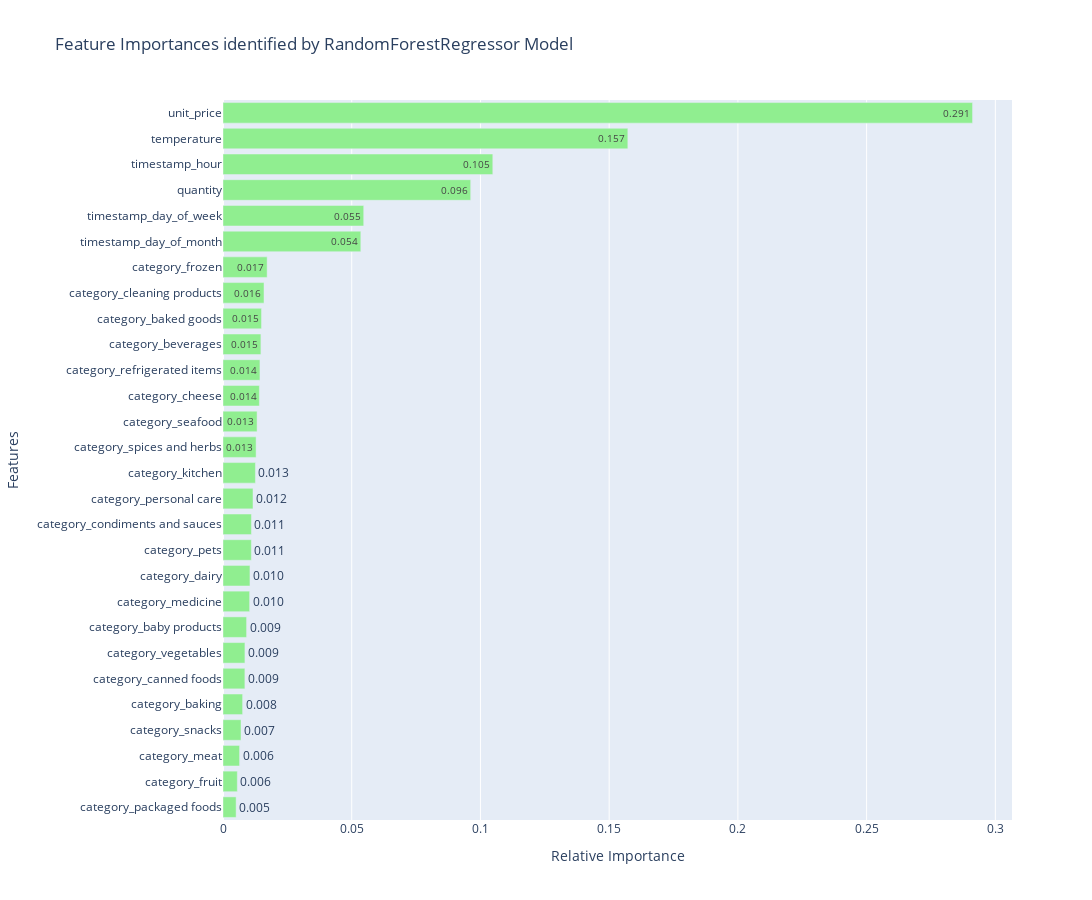

This figure's notebook cell:
### Markdown cell above
### 6. Visualizing the feature importances of the above RandomForestRegressor model

### Code cell
features = [i.split("__")[0] for i in x.columns]
importances = model.feature_importances_
indices = np.argsort(importances)

fig = go.Figure()

fig.add_trace(go.Bar(
    y=[features[i] for i in indices],
    x=importances[indices],
    text=[f'{imp:.3f}' for imp in importances[indices]],
    textposition='auto',  # Display text inside bars
    orientation='h',
    marker=dict(color='lightgreen'),
))

fig.update_layout(
    title='Feature Importances identified by RandomForestRegressor Model',
    yaxis=dict(title='Features'),
    xaxis=dict(title='Relative Importance'),
    height=900,
    width=1300,
)

fig.show()

### Figure 1 — Plotly figure (JSON) as saved in the notebook; plotly's stock layout.template omitted (floating-point values rounded to 4 significant figures)
{"data": [{"marker": {"color": "lightgreen"}, "orientation": "h", "text": ["0.005", "0.006", "0.006", "0.007", "0.008", "0.009", "0.009", "0.009", "0.010", "0.010", "0.011", "0.011", "0.012", "0.013", "0.013", "0.013", "0.014", "0.014", "0.015", "0.015", "0.016", "0.017", "0.054", "0.055", "0.096", "0.105", "0.157", "0.291"], "textposition": "auto", "type": "bar", "x": [0.005099, 0.005565, 0.006435, 0.006999, 0.00762, 0.008502, 0.008518, 0.009163, 0.01035, 0.01047, 0.01102, 0.01105, 0.01165, 0.0126, 0.01286, 0.01324, 0.01414, 0.01435, 0.01472, 0.01497, 0.01593, 0.01715, 0.05353, 0.05466, 0.09621, 0.1048, 0.1573, 0.2911], "y": ["category_packaged foods", "category_fruit", "category_meat", "category_snacks", "category_baking", "category_canned foods", "category_vegetables", "category_baby products", "category_medicine", "category_dairy", "category_pets", "category_condiments and sauces", "category_personal care", "category_kitchen", "category_spices and herbs", "category_seafood", "category_cheese", "category_refrigerated items", "category_beverages", "category_baked goods", "category_cleaning products", "category_frozen", "timestamp_day_of_month", "timestamp_day_of_week", "quantity", "timestamp_hour", "temperature", "unit_price"]}], "layout": {"height": 900, "title": {"text": "Feature Importances identified by RandomForestRegressor Model"}, "width": 1300, "xaxis": {"title": {"text": "Relative Importance"}}, "yaxis": {"title": {"text": "Features"}}}}
